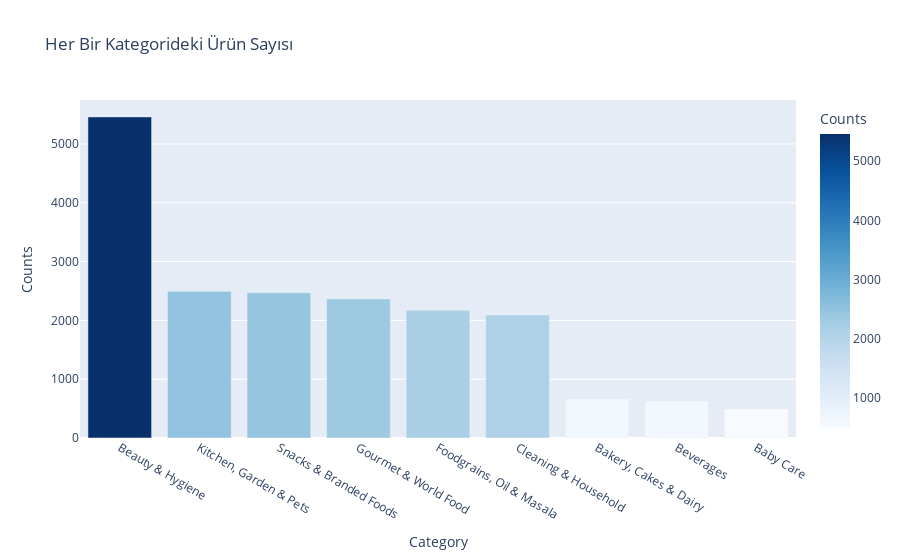

The cell this chart's notebook holds for it:
### Code cell
counts = df['category'].value_counts()
count_percentage = df['category'].value_counts(1)*100
counts_df = pd.DataFrame({'Category':counts.index,'Counts':counts.values,'Percent':np.round(count_percentage.values,2)})
display(counts_df)
px.bar(data_frame=counts_df,
       x='Category',
       y='Counts',
       color='Counts',
       color_continuous_scale='blues',
       title=f'Her Bir Kategorideki Ürün Sayısı')

### Figure 1 — Plotly figure (JSON) as saved in the notebook; plotly's stock layout.template omitted (floating-point values rounded to 4 significant figures)
{"data": [{"alignmentgroup": "True", "hovertemplate": "Category=%{x}<br>Counts=%{marker.color}<extra></extra>", "legendgroup": "", "marker": {"color": [5460, 2494, 2468, 2364, 2173, 2091, 665, 630, 495], "coloraxis": "coloraxis"}, "name": "", "offsetgroup": "", "orientation": "v", "showlegend": false, "textposition": "auto", "type": "bar", "x": ["Beauty & Hygiene", "Kitchen, Garden & Pets", "Snacks & Branded Foods", "Gourmet & World Food", "Foodgrains, Oil & Masala", "Cleaning & Household", "Bakery, Cakes & Dairy", "Beverages", "Baby Care"], "xaxis": "x", "y": [5460, 2494, 2468, 2364, 2173, 2091, 665, 630, 495], "yaxis": "y"}], "layout": {"barmode": "relative", "coloraxis": {"colorbar": {"title": {"text": "Counts"}}, "colorscale": [[0, "rgb(247,251,255)"], [0.125, "rgb(222,235,247)"], [0.25, "rgb(198,219,239)"], [0.375, "rgb(158,202,225)"], [0.5, "rgb(107,174,214)"], [0.625, "rgb(66,146,198)"], [0.75, "rgb(33,113,181)"], [0.875, "rgb(8,81,156)"], [1, "rgb(8,48,107)"]]}, "legend": {"tracegroupgap": 0}, "title": {"text": "Her Bir Kategorideki Ürün Sayısı"}, "xaxis": {"anchor": "y", "domain": [0, 1], "title": {"text": "Category"}}, "yaxis": {"anchor": "x", "domain": [0, 1], "title": {"text": "Counts"}}}}
